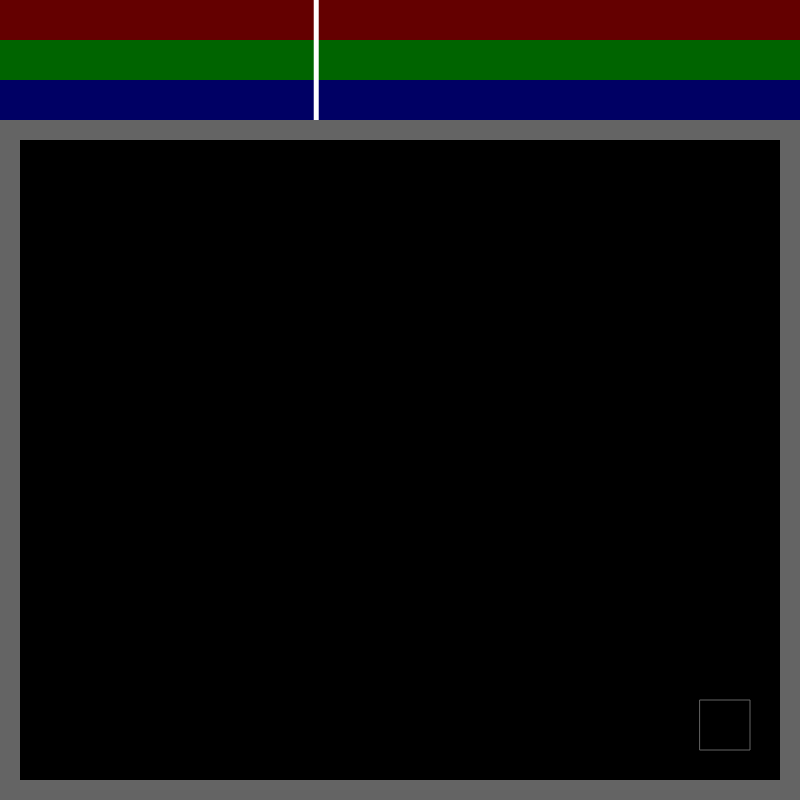
Frame 1 (no input)
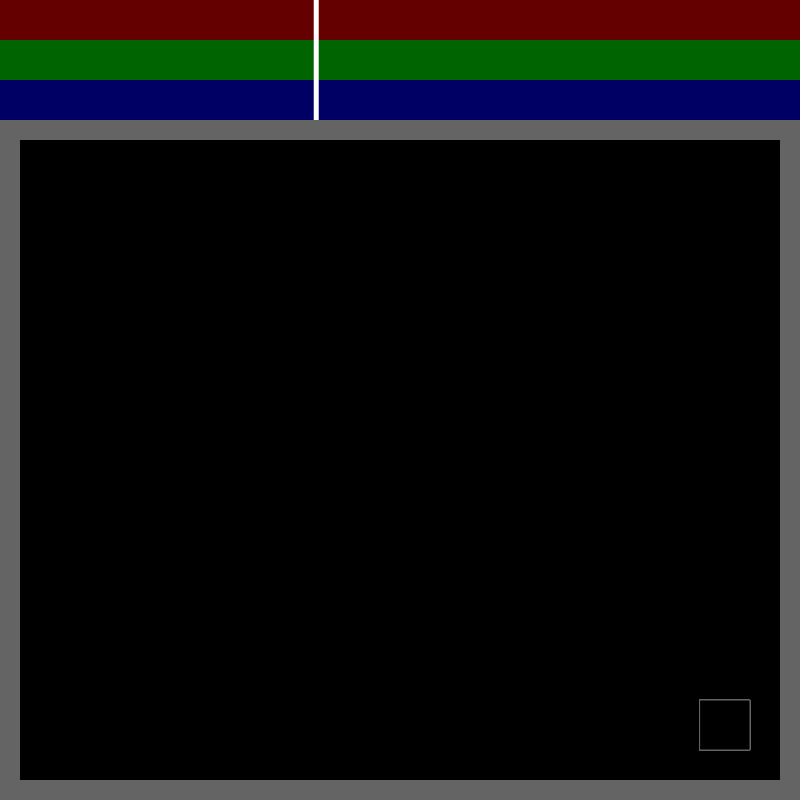
Frame 60 (no input)
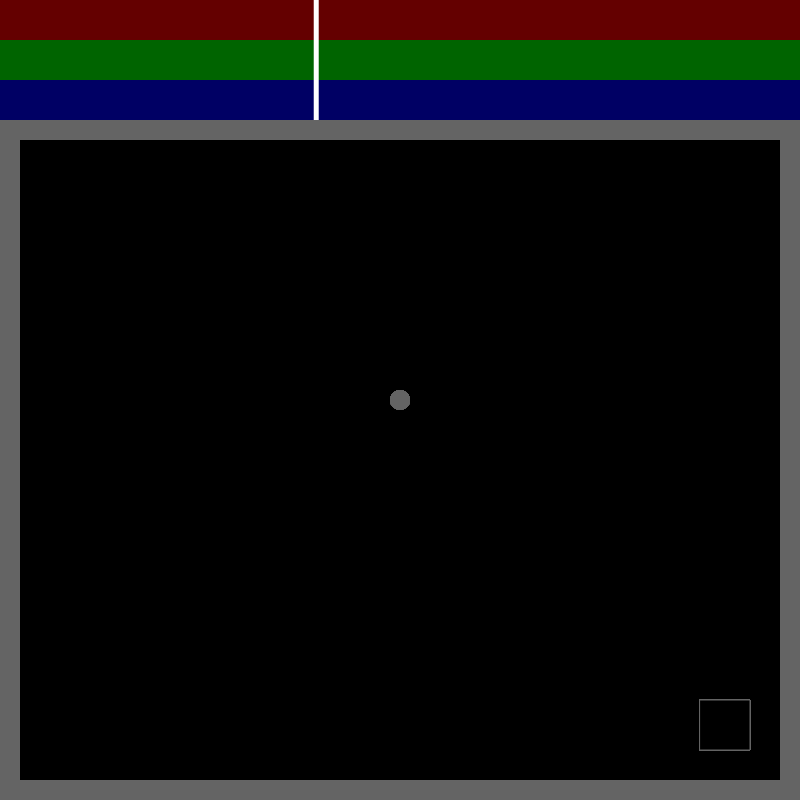
Frame 120 (the mouse pressed at the canvas centre since frame 60)

The p5.js sketch that drew these frames (run headless with seeded random() and noise() and a simulated clock; from frame 60 on, the mouse is pressed at the canvas centre):

// p5.js sketch
// ── sketch.js
let x = 200;
let y = 200;
let r = 100;
let g = 100;
let b = 100;
let tarR = 100;
let tarG = 100;
let tarB = 100;
let eraser = 0;
let diameter = 20;

function setup() {
  createCanvas(800, 800);

  background("black");
}

function draw() {
  r += (tarR - r) / 5;
  g += (tarG - g) / 5;
  b += (tarB - b) / 5;

  noStroke();

  fill(r, 0, 0);
  rect(0, 0, 800, 40);
  fill(0, g, 0);
  rect(0, 40, 800, 40);
  fill(0, 0, b);
  rect(0, 80, 800, 40);
  fill("white");
  rect((r / 255) * 800, 0, 5, 40);
  rect((g / 255) * 800, 40, 5, 40);
  rect((b / 255) * 800, 80, 5, 40);

  fill("black");
  stroke(r, g, b);
  rect(700, 700, 50, 50);
  noStroke();

  fill(r, g, b);
  rect(0, 780, 800, 20);
  rect(0, 120, 20, 780);
  rect(0, 120, 800, 20);
  rect(780, 120, 20, 780);

  if (mouseIsPressed) {
    noStroke();

    fill(r, g, b);

    if (mouseX > 700 && mouseX < 750 && mouseY > 700 && mouseY < 750) {
      background("black");
    }

    circle(mouseX, mouseY, diameter);

    if (mouseY < 40) {
      tarR = (mouseX / 800) * 255;
    }
    if (mouseY < 80 && mouseY >= 40) {
      tarG = (mouseX / 800) * 255;
    }
    if (mouseY < 120 && mouseY >= 80) {
      tarB = (mouseX / 800) * 255;
    }
  } else {
  }
}
